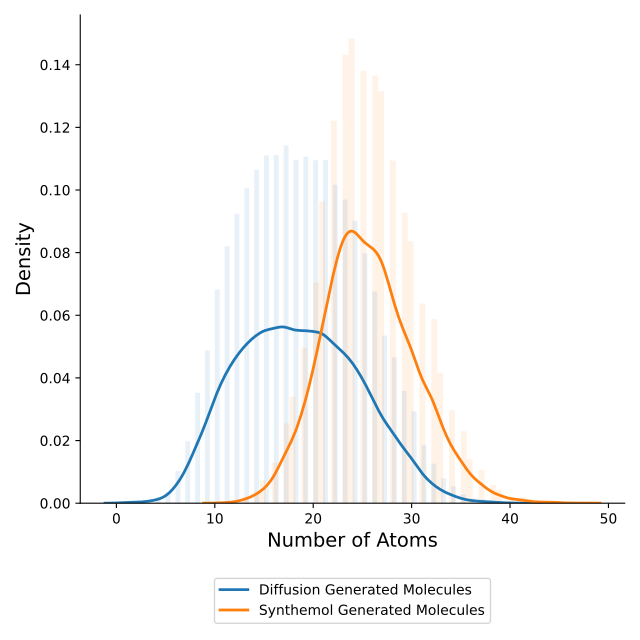

Python code for this plot:
import pandas as pd
import numpy as np
from rdkit import Chem
from matplotlib import pyplot as plt
import seaborn as sns
from scipy.stats import ttest_ind, mannwhitneyu

def get_num_atoms(smiles):
    mol = Chem.MolFromSmiles(smiles)
    return mol.GetNumAtoms()  

# Diffusion Generative Molecules
generative_mols = pd.read_csv("data/output/generative/diffusion_generated/diffusion_generated_molecules_20241001.csv")
generative_mols['num_atoms'] = generative_mols['SMILES'].apply(get_num_atoms)
print(f"Diffusion Generative Model: Mean Num Atoms = {np.mean(generative_mols['num_atoms'])} +/- {np.std(generative_mols['num_atoms'])}, Median Num Atoms = {np.median(generative_mols['num_atoms'])} [{np.quantile(generative_mols['num_atoms'],[0.25,0.75])}]")

# Synthemol
synthemol_mols = pd.read_csv("data/output/generative/synthemol_generated/molecules.csv")
synthemol_mols['num_atoms'] = synthemol_mols['SMILES'].apply(get_num_atoms)
print(f"Synthemol Model: Mean Num Atoms = {np.mean(synthemol_mols['num_atoms'])} +/- {np.std(synthemol_mols['num_atoms'])}, Median Num Atoms = {np.median(synthemol_mols['num_atoms'])} [{np.quantile(synthemol_mols['num_atoms'],[0.25,0.75])}]")

# Statistical Test
print("p-value = ", mannwhitneyu(generative_mols['num_atoms'], synthemol_mols['num_atoms']).pvalue)

# Plot Histogram
plt.figure(figsize=(6.4,6.4))
ax = plt.subplot(111)
plt.rcParams['patch.edgecolor'] = 'none'

sns.histplot(x="num_atoms", 
             data=generative_mols,
             alpha=0.1,
             stat="density",)
sns.histplot(x="num_atoms", 
             data=synthemol_mols,
             alpha=0.1,
             stat="density",)

sns.kdeplot(
    x="num_atoms", 
    data=generative_mols,
    linewidth=2,
    label='Diffusion Generated Molecules'
)
sns.kdeplot(
    x="num_atoms", 
    data=synthemol_mols,
    linewidth=2,
    label='Synthemol Generated Molecules'
)


plt.xlabel('Number of Atoms', fontsize=14)
plt.ylabel('Density', fontsize=14)
ax.spines[['right','top']].set_visible(False)
ax.legend(loc='center', bbox_to_anchor=(0.5, -0.2))
plt.tight_layout()
plt.savefig('evaluation/molecule_generation/output/molecule_size.png')
plt.savefig('evaluation/molecule_generation/output/molecule_size.pdf')
